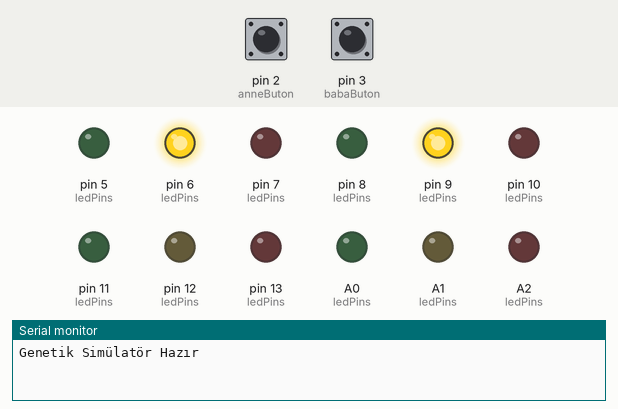
A sketch run on a simulated Arduino Uno, built with avr-gcc and run on an emulated ATmega328P. Shown: output pins drawn as LEDs (lit = HIGH), the last lines printed to the serial monitor. The inputs (shaded band) are chosen by the test bench; at power-on: pin 2 (anneButon) HIGH, pin 3 (babaButon) HIGH. Random numbers use the default seed unless the sketch sets one.

Above: at 1.2 s.
1.3 s: pin 2 (anneButon) pulled LOW for 3.2 s
At 5.6 s:
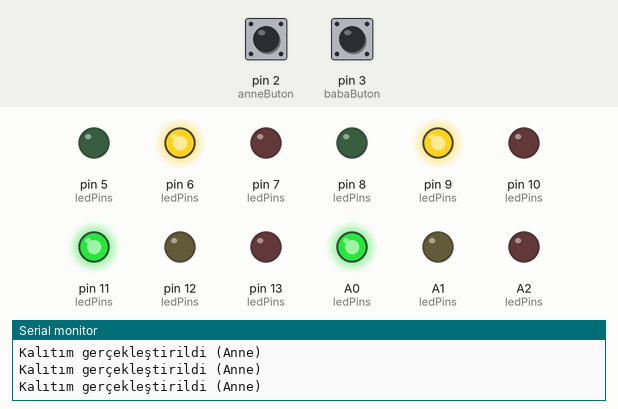
6.0 s: pin 3 (babaButon) pulled LOW for 3.2 s
At 7.6 s:
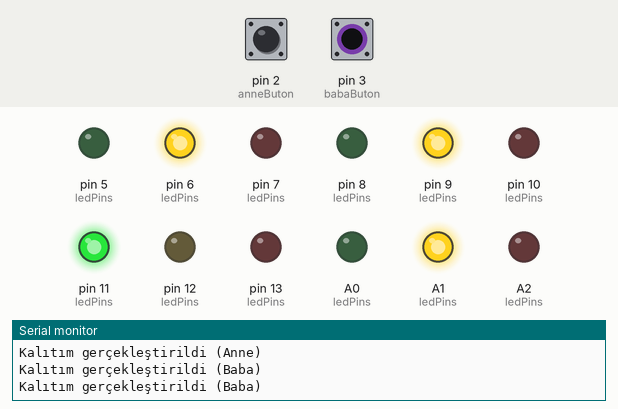
10.7 s: pin 2 (anneButon) pulled LOW for 0.15 s
At 11.6 s:
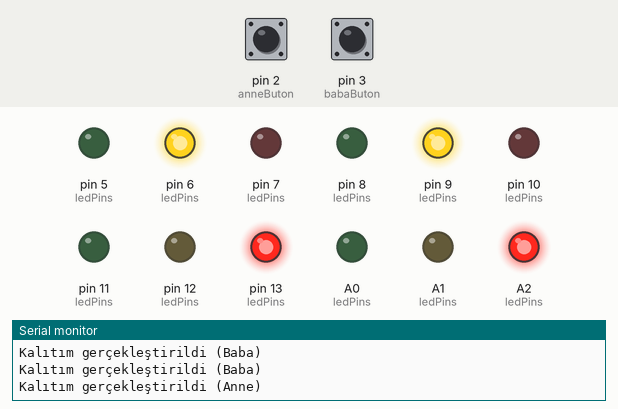
12.3 s: pin 2 (anneButon) pulled LOW for 1 s
At 12.8 s:
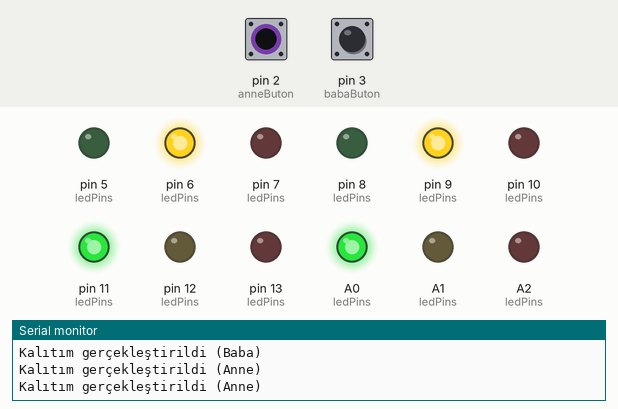
14.8 s: pin 3 (babaButon) pulled LOW for 3.2 s
At 18.3 s:
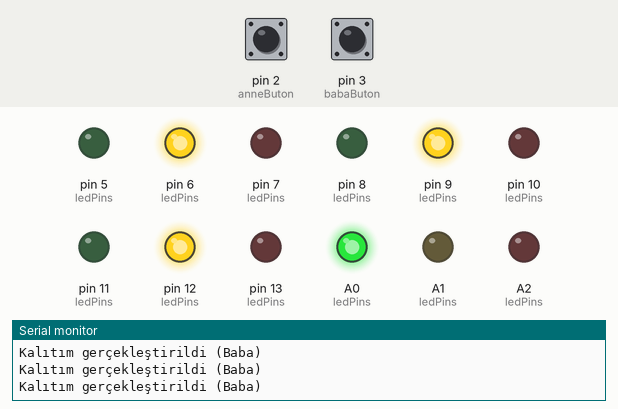
19.5 s: pin 3 (babaButon) pulled LOW for 0.15 s
At 20.7 s:
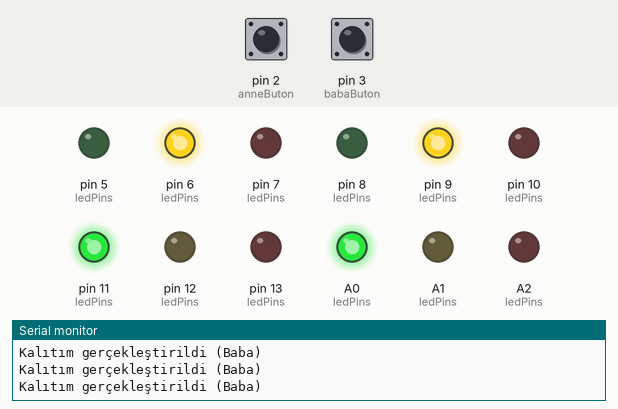
Timing chart, 0 to 22.1 s (numbered marks = the images above; inputs shaded):
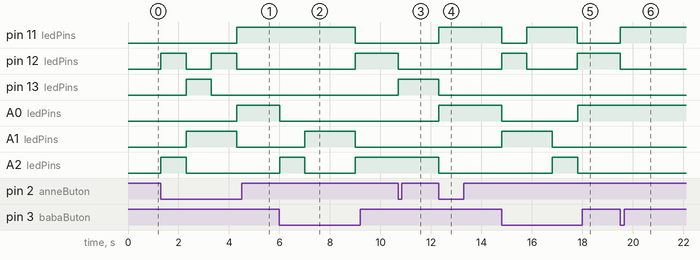

The sketch:

kod_19.04.ino
```cpp
// Genetik Çaprazlama Simülatörü - Arduino Uno

// Yapı Tanımı: Her bireyin genlerini tutmak için
struct Birey {
    char gen1; // İlk gen: 'A' veya 'a'
    char gen2; // İkinci gen: 'A' veya 'a'
};

// Hiyerarşi: Anne, Baba ve 2 Çocuk
Birey anne = {'A', 'a'}; // Anne genotipi: Heterozigot
Birey baba = {'A', 'a'}; // Baba genotipi: Heterozigot
Birey cocuk1;
Birey cocuk2;

// Pin Düzeni
const int ledPins[4][3] = {
    {5, 6, 7},   // Anne LEDleri: Yeşil(5), Sarı(6), Kırmızı(7)
    {8, 9, 10},  // Baba LEDleri: Yeşil(8), Sarı(9), Kırmızı(10)
    {11, 12, 13}, // Çocuk1 LEDleri: Yeşil(11), Sarı(12), Kırmızı(13)
    {A0, A1, A2} // Çocuk2 LEDleri: Yeşil(A0), Sarı(A1), Kırmızı(A2)
};

// Girişler: Anne ve Baba durumunu değiştirmek için 2 ve 3 numaralı pinler
const int anneButon = 2;
const int babaButon = 3;

// Debounce için
unsigned long lastPress[2] = {0, 0};

void setup() {
    Serial.begin(9600);
    randomSeed(analogRead(A5));
    pinMode(anneButon, INPUT_PULLUP);
    pinMode(babaButon, INPUT_PULLUP);
    // Tüm LED pinlerini çıkış olarak ayarla
    for (int kisi = 0; kisi < 4; kisi++) {
        for (int renk = 0; renk < 3; renk++) {
            pinMode(ledPins[kisi][renk], OUTPUT);
            digitalWrite(ledPins[kisi][renk], LOW);
        }
    }
    Serial.println("Genetik Simülatör Hazır");
    // Başlangıçta Anne ve Baba'nın LED'lerini yak
    gosterGenotip(0, anne);
    gosterGenotip(1, baba);
    // Çocuk LED'lerini söndür (henüz hesaplanmadı)
    for (int renk = 0; renk < 3; renk++) {
        digitalWrite(ledPins[2][renk], LOW);
        digitalWrite(ledPins[3][renk], LOW);
    }
}

void loop() {
    // Anne butonu kontrolü
    if (digitalRead(anneButon) == LOW && millis() - lastPress[0] > 1000) {
        lastPress[0] = millis();
        // Kalıtımı gerçekleştir
        hesaplaVeGosterCocuklar();
        Serial.println("Kalıtım gerçekleştirildi (Anne)");
    }
    // Baba butonu kontrolü
    if (digitalRead(babaButon) == LOW && millis() - lastPress[1] > 1000) {
        lastPress[1] = millis();
        // Kalıtımı gerçekleştir
        hesaplaVeGosterCocuklar();
        Serial.println("Kalıtım gerçekleştirildi (Baba)");
    }
}

// Çocukların genotiplerini hesapla ve göster
void hesaplaVeGosterCocuklar() {
    genetikHesapla(&cocuk1);
    gosterGenotip(2, cocuk1);
    genetikHesapla(&cocuk2);
    gosterGenotip(3, cocuk2);
}

// Genetik hesaplama: Anneden ve babadan rastgele gen seç
void genetikHesapla(Birey* cocuk) {
    cocuk->gen1 = random(2) ? anne.gen1 : anne.gen2;
    cocuk->gen2 = random(2) ? baba.gen1 : baba.gen2;
}

// Genotipi LED'lerde göster
void gosterGenotip(int kisi, Birey birey) {
    // Önce tüm renkleri söndür
    for (int renk = 0; renk < 3; renk++) {
        digitalWrite(ledPins[kisi][renk], LOW);
    }
    // Dominant gen sayısına göre LED'i yak
    int dominantSayisi = 0;
    if (birey.gen1 == 'A') dominantSayisi++;
    if (birey.gen2 == 'A') dominantSayisi++;
    if (dominantSayisi == 2) {
        digitalWrite(ledPins[kisi][0], HIGH); // 2 gen: Yeşil
    } else if (dominantSayisi == 1) {
        digitalWrite(ledPins[kisi][1], HIGH); // 1 gen: Sarı
    } else if (dominantSayisi == 0) {
        digitalWrite(ledPins[kisi][2], HIGH); // 0 gen: Kırmızı
    }
}
```

Measured:
- after the input at 1.3 s, pin 11 (ledPins), A0 (ledPins): LOW → HIGH after 3.0 s; pin 12 (ledPins): alternates HIGH for 1.0 s and LOW for 1.0 s, starting at once; pin 13 (ledPins): LOW → HIGH after 1.0 s, → LOW 1.0 s later; A1 (ledPins): LOW → HIGH after 1.0 s, → LOW 2.0 s later; A2 (ledPins): LOW → HIGH at once, → LOW 1.0 s later
- after the input at 6.0 s, pin 11 (ledPins): HIGH → LOW after 3.0 s; pin 12 (ledPins): LOW → HIGH after 3.0 s; A0 (ledPins): HIGH → LOW at once; A1 (ledPins): LOW → HIGH after 1.0 s, → LOW 2.0 s later; A2 (ledPins): LOW → HIGH at once, → LOW 1.0 s later, → HIGH 2.0 s later
- after the input at 10.7 s, pin 12 (ledPins): HIGH → LOW at once; pin 13 (ledPins): LOW → HIGH at once
- after the input at 12.3 s, pin 11 (ledPins), A0 (ledPins): LOW → HIGH at once; pin 13 (ledPins), A2 (ledPins): HIGH → LOW at once
- after the input at 14.8 s, pin 11 (ledPins): HIGH → LOW at once, → HIGH 1.0 s later, → LOW 2.0 s later; pin 12 (ledPins): LOW → HIGH at once, → LOW 1.0 s later, → HIGH 2.0 s later; A0 (ledPins): HIGH → LOW at once, → HIGH 3.0 s later; A1 (ledPins): LOW → HIGH at once, → LOW 2.0 s later; A2 (ledPins): LOW → HIGH after 2.0 s, → LOW 1.0 s later
- after the input at 19.5 s, pin 11 (ledPins): LOW → HIGH at once; pin 12 (ledPins): HIGH → LOW at once
